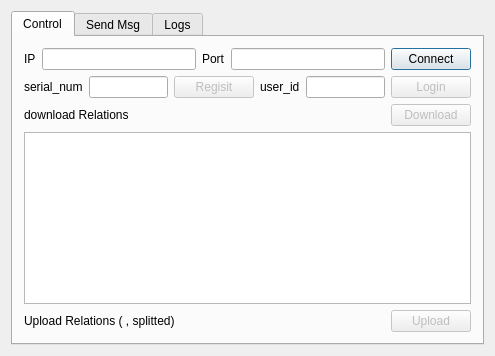
<?xml version="1.0" encoding="UTF-8"?>
<ui version="4.0">
 <class>MainDialog</class>
 <widget class="QDialog" name="MainDialog">
  <property name="geometry">
   <rect>
    <x>0</x>
    <y>0</y>
    <width>495</width>
    <height>356</height>
   </rect>
  </property>
  <property name="windowTitle">
   <string>MainDialog</string>
  </property>
  <layout class="QVBoxLayout" name="verticalLayout">
   <item>
    <widget class="QTabWidget" name="tabWidget">
     <property name="currentIndex">
      <number>0</number>
     </property>
     <widget class="QWidget" name="tab_control">
      <attribute name="title">
       <string>Control</string>
      </attribute>
      <layout class="QVBoxLayout" name="verticalLayout_2">
       <item>
        <layout class="QHBoxLayout" name="horizontalLayout">
         <item>
          <widget class="QLabel" name="label_4">
           <property name="text">
            <string>IP</string>
           </property>
          </widget>
         </item>
         <item>
          <widget class="QLineEdit" name="lineEdit_ip"/>
         </item>
         <item>
          <widget class="QLabel" name="label_3">
           <property name="text">
            <string>Port</string>
           </property>
          </widget>
         </item>
         <item>
          <widget class="QLineEdit" name="lineEdit_Port"/>
         </item>
         <item>
          <widget class="QPushButton" name="pushButton_connect">
           <property name="text">
            <string>Connect</string>
           </property>
          </widget>
         </item>
        </layout>
       </item>
       <item>
        <layout class="QHBoxLayout" name="horizontalLayout_4">
         <item>
          <widget class="QLabel" name="label_5">
           <property name="text">
            <string>serial_num</string>
           </property>
          </widget>
         </item>
         <item>
          <widget class="QLineEdit" name="lineEdit_serial_num"/>
         </item>
         <item>
          <widget class="QPushButton" name="pushButton_clientRegisit">
           <property name="enabled">
            <bool>false</bool>
           </property>
           <property name="text">
            <string>Regisit</string>
           </property>
          </widget>
         </item>
         <item>
          <widget class="QLabel" name="label_7">
           <property name="text">
            <string>user_id</string>
           </property>
          </widget>
         </item>
         <item>
          <widget class="QLineEdit" name="lineEdit_user_id">
           <property name="readOnly">
            <bool>true</bool>
           </property>
          </widget>
         </item>
         <item>
          <widget class="QPushButton" name="pushButton_clientLogin">
           <property name="enabled">
            <bool>false</bool>
           </property>
           <property name="text">
            <string>Login</string>
           </property>
          </widget>
         </item>
        </layout>
       </item>
       <item>
        <layout class="QHBoxLayout" name="horizontalLayout_10">
         <item>
          <widget class="QLabel" name="label_10">
           <property name="text">
            <string>download Relations</string>
           </property>
          </widget>
         </item>
         <item>
          <spacer name="horizontalSpacer_5">
           <property name="orientation">
            <enum>Qt::Horizontal</enum>
           </property>
           <property name="sizeHint" stdset="0">
            <size>
             <width>40</width>
             <height>20</height>
            </size>
           </property>
          </spacer>
         </item>
         <item>
          <widget class="QPushButton" name="pushButton_box_download_uid">
           <property name="enabled">
            <bool>false</bool>
           </property>
           <property name="text">
            <string>Download</string>
           </property>
          </widget>
         </item>
        </layout>
       </item>
       <item>
        <widget class="QPlainTextEdit" name="plainTextEdit_box_userids"/>
       </item>
       <item>
        <layout class="QHBoxLayout" name="horizontalLayout_8">
         <item>
          <widget class="QLabel" name="label_9">
           <property name="text">
            <string>Upload Relations ( , splitted)</string>
           </property>
          </widget>
         </item>
         <item>
          <spacer name="horizontalSpacer_4">
           <property name="orientation">
            <enum>Qt::Horizontal</enum>
           </property>
           <property name="sizeHint" stdset="0">
            <size>
             <width>40</width>
             <height>20</height>
            </size>
           </property>
          </spacer>
         </item>
         <item>
          <widget class="QPushButton" name="pushButton_box_upload_uid">
           <property name="enabled">
            <bool>false</bool>
           </property>
           <property name="text">
            <string>Upload</string>
           </property>
          </widget>
         </item>
        </layout>
       </item>
      </layout>
     </widget>
     <widget class="QWidget" name="tab_3">
      <attribute name="title">
       <string>Send Msg</string>
      </attribute>
      <layout class="QVBoxLayout" name="verticalLayout_8">
       <item>
        <widget class="QLabel" name="label_11">
         <property name="text">
          <string>Msg</string>
         </property>
        </widget>
       </item>
       <item>
        <widget class="QPlainTextEdit" name="plainTextEdit_msg_to_client"/>
       </item>
       <item>
        <layout class="QHBoxLayout" name="horizontalLayout_11">
         <item>
          <widget class="QLabel" name="label_12">
           <property name="text">
            <string>Send To UUID:</string>
           </property>
          </widget>
         </item>
         <item>
          <widget class="QLineEdit" name="lineEdit_client_uuid"/>
         </item>
         <item>
          <spacer name="horizontalSpacer_6">
           <property name="orientation">
            <enum>Qt::Horizontal</enum>
           </property>
           <property name="sizeHint" stdset="0">
            <size>
             <width>40</width>
             <height>20</height>
            </size>
           </property>
          </spacer>
         </item>
         <item>
          <widget class="QPushButton" name="pushButton_sendToClient">
           <property name="enabled">
            <bool>false</bool>
           </property>
           <property name="text">
            <string>Send</string>
           </property>
          </widget>
         </item>
        </layout>
       </item>
       <item>
        <widget class="QLabel" name="label_13">
         <property name="text">
          <string>Recieved:</string>
         </property>
        </widget>
       </item>
       <item>
        <widget class="QPlainTextEdit" name="plainTextEdit_msg_recieved"/>
       </item>
      </layout>
     </widget>
     <widget class="QWidget" name="tab_Message">
      <attribute name="title">
       <string>Logs</string>
      </attribute>
      <layout class="QVBoxLayout" name="verticalLayout_3">
       <item>
        <widget class="QListView" name="listView_msg"/>
       </item>
      </layout>
     </widget>
    </widget>
   </item>
  </layout>
 </widget>
 <layoutdefault spacing="6" margin="11"/>
 <resources/>
 <connections/>
</ui>
